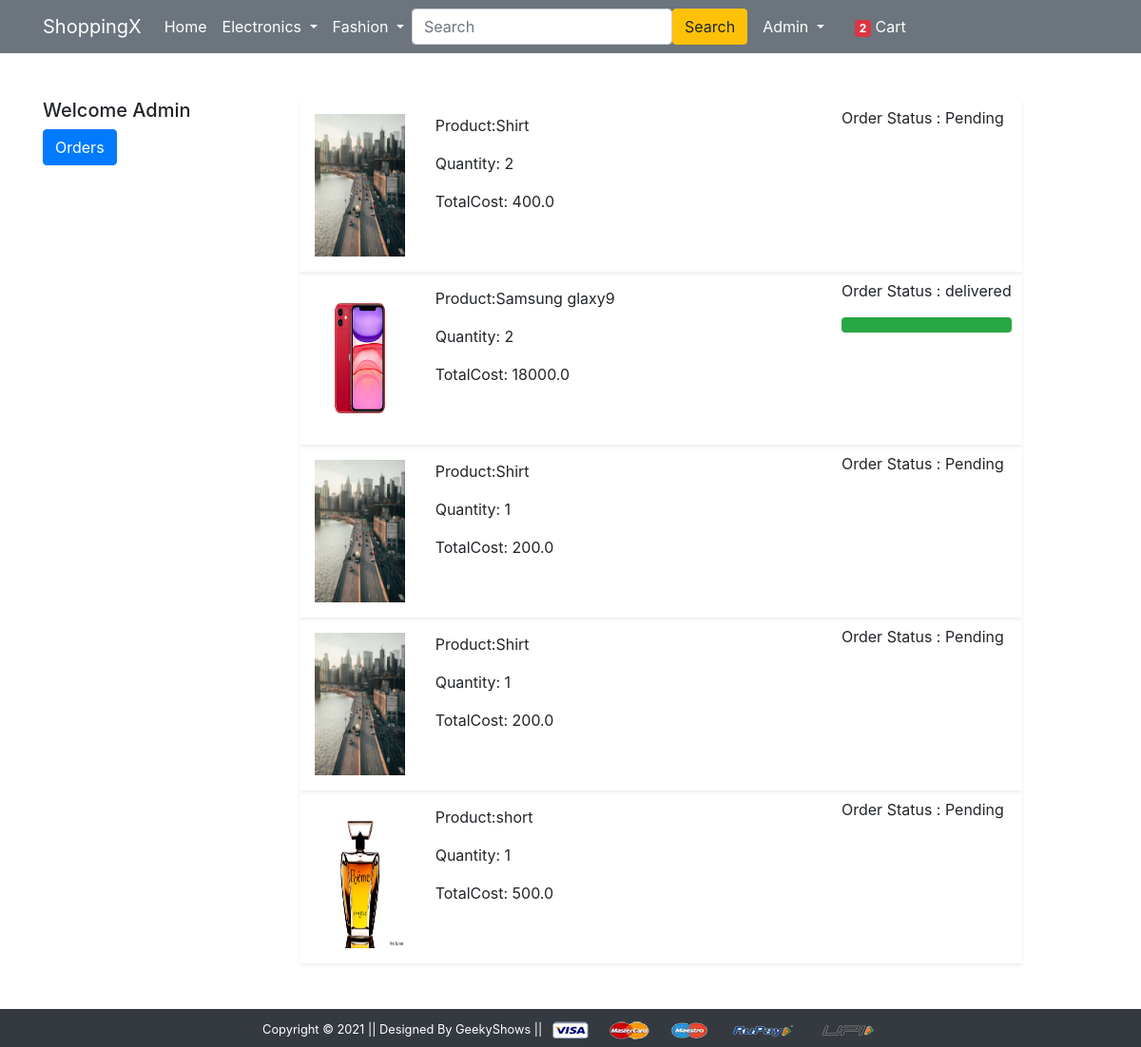
Screenshot of /orders/ (signed in) with the database file from the repository.
### app/models.py (models this page shows, shortened)
class OrderPlaced(models.Model):
    user = models.ForeignKey(User,on_delete=models.CASCADE)
    customer = models.ForeignKey(Customer,on_delete=models.CASCADE)
    product = models.ForeignKey(Product,on_delete=models.CASCADE)
    quantity = models.PositiveIntegerField(default=1)
    ordered_date = models.DateTimeField(auto_now_add=True)
    status = models.CharField(max_length=50,choices=STATUS_CHOICE,default='Pending')
    @property
    def total_costing(self):
        return self.quantity*self.product.discounted_price

class Product(models.Model):
    title = models.CharField(max_length=100)
    selling_price = models.FloatField()
    discounted_price = models.FloatField()
    description = models.TextField()
    brand = models.CharField(max_length=100)
    category = models.CharField(choices=CATEGORY_CHOICES,max_length=2)
    product_image = models.ImageField(upload_to='productImage')

### app/views.py (the view)
# urls.py: path('orders/', views.orders, name='orders'),
def orders(request):
    orders = OrderPlaced.objects.filter(user=request.user)
    total_product = Cart.objects.filter(user=request.user).count()
    return render(request, 'app/orders.html',{'orders':orders,'total_product':total_product})

### app/templates/app/orders.html (shortened to what this page needs)
 {% extends 'app/base.html' %} {% load static %} {% block title %}Profile{% endblock title %} {% block main-content %}
<div class="container my-5">
    <div class="row">
        <div class="col-sm-2 border-end">
            <h5 class="text-capitalize">Welcome {{user.username}}</h5>
            <ul class="list-unstyled">
                <li class="d-grid"><a href="" class="btn btn-primary">Orders</a></li>
            </ul>
        </div>
        <div class="col-sm-8 offset-sm-1">
            {% for i in orders %}
            <div class="row shadow-sm">
                <div class="col-sm-2 p-3"><img src="{{i.product.product_image.url}}" alt="" style="height: 150px; width:150px;" class="img-fluid"></div>
                <div class="col-sm-7 p-3">
                    <p>Product:{{i.product.title}}</p>
                    <p>Quantity: {{i.quantity}}</p>
                    <p>TotalCost: {{i.total_costing}}</p>
                </div>
                <div class="col-sm=3 mt-2 mr-2">
                    <p>Order Status : {{i.status}}</p>
                     {% if i.status == 'delivered' %}
                    <div class="progress">
                        <div class="progress-bar bg-success" style="width: 100%;" role="progressbar" aria-valuenow="20" aria-valuemin="0" aria-valuemax="100"></div>
                    </div> {% endif %}
                </div>
            </div> {% endfor %}
        </div>
    </div>
</div>
{% endblock main-content %}

### app/templates/app/base.html (shortened to what this page needs)
<!doctype html> {% load static %}
<html lang="en">
<head>
    <link href="{% static 'app/css/bootstrap.min.css' %}" rel="stylesheet">
    <link rel="stylesheet" href="{% static 'app/css/owl.carousel.min.css' %}">
    <link rel="stylesheet" href="{% static 'app/css/all.min.css' %}">
    <link rel="stylesheet" href="{% static 'app/css/style.css' %}">
</head>
<body>
    <nav class="navbar navbar-expand-lg  navbar-dark bg-secondary">
        <div class="container">
            <a class="navbar-brand" href="/">ShoppingX</a>
            <div class="collapse navbar-collapse" id="navbarSupportedContent">
                <ul class="navbar-nav me-auto mb-2 mb-lg-0">
                    <li class="nav-item">
                        <a class="nav-link active" aria-current="page" href="/">Home</a>
                    </li>
                    <li class="nav-item dropdown">
                        <a class="nav-link dropdown-toggle text-white" href="#" id="electronicsDropdown" role="button" data-bs-toggle="dropdown" aria-expanded="false">
               Electronics
             </a>
                    </li>
                    <li class="nav-item dropdown">
                        <a class="nav-link dropdown-toggle text-white" href="#" id="fashionDropdown" role="button" data-bs-toggle="dropdown" aria-expanded="false">
               Fashion
             </a>
                    </li>
                </ul>
                <form class="d-flex">
                    <input class="form-control me-2" type="search" placeholder="Search" aria-label="Search">
                    <button class="btn btn-warning" type="submit">Search</button>
                </form>
                <div>
                    <ul class="navbar-nav me-auto mb-2 mb-lg-0">
                        {% if request.user.is_authenticated %}
                        <li class="nav-item dropdown mx-2">
                            <a class="nav-link dropdown-toggle text-white" href="#" id="profileDropdown" role="button" data-bs-toggle="dropdown" aria-expanded="false">
                                <span class="text-capitalize">{{user.username}}</span>
                            </a>
                        </li>
                        <li class="nav-item mx-2">
                            <a href="{% url 'showCart' %}" class="nav-link text-white"><span class="badge bg-danger total_product">{{total_product}}</span> Cart </a>
                        </li>
                        {% endif %}
                    </ul>
                </div>
            </div>
        </div>
    </nav>
    {% block banner_slider %} {% endblock banner_slider %} {% block livesale %} {% endblock livesale %} {% block main-content %} {% endblock main-content %}
    <footer class="container-fluid bg-dark text-center p-2 mt-5">
        <small class="text-white">Copyright &copy; 2021 || Designed By GeekyShows || </small>
        <img src="{% static 'app/images/payment.png' %}" alt="" srcset="" class="img-fluid" height="2px">
    </footer>
</body>
</html>
</html>

### rows the page displays
OrderPlaced: product.product_image (picture), product "Shirt", quantity "2", total_costing "400.0", status "Pending"
OrderPlaced: product.product_image (picture), product "Samsung glaxy9", quantity "2", total_costing "18000.0", status "delivered"
OrderPlaced: product.product_image (picture), product "Shirt", quantity "1", total_costing "200.0", status "Pending"
OrderPlaced: product.product_image (picture), product "Shirt", quantity "1", total_costing "200.0", status "Pending"
OrderPlaced: product.product_image (picture), product "short", quantity "1", total_costing "500.0", status "Pending"

### other values shown
{{ user.username }} "Admin"
{{ total_product }} "2"
